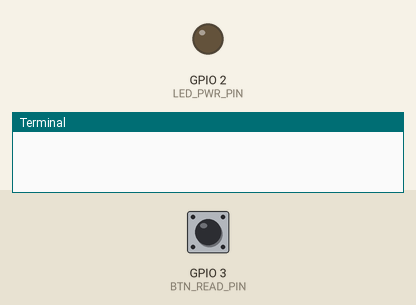
Simulated run of this program. Board: Raspberry Pi (BCM pin numbers). On the bench: output pins drawn as LEDs (lit = HIGH), the last lines printed to the terminal. The test bench sets the inputs (shaded band); at power-on: GPIO 3 (BTN_READ_PIN) HIGH.

Above: at 1.2 s.
1.3 s: GPIO 3 (BTN_READ_PIN) pulled LOW for 0.3 s
At 1.62 s:
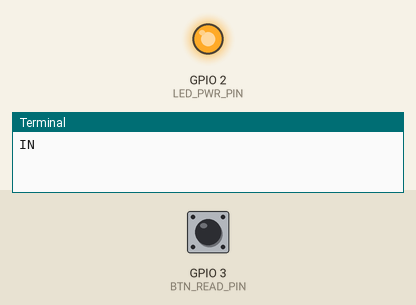
3.2 s: GPIO 3 (BTN_READ_PIN) pulled LOW for 3.2 s
At 7.0 s:
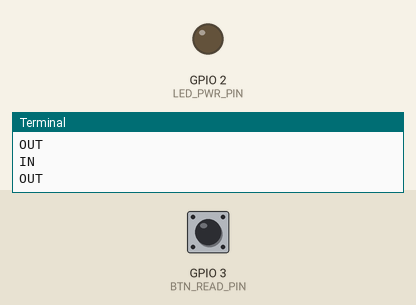
Timing chart, 0 to 8.5 s (numbered marks = the images above; inputs shaded):
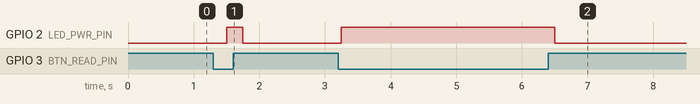

The program:

test-gpio.py
```python
import RPi.GPIO as GPIO
from time import sleep

BTN_READ_PIN = 3
LED_PWR_PIN = 2

GPIO.setwarnings(False)
GPIO.setmode(GPIO.BCM)

GPIO.setup(BTN_READ_PIN, GPIO.IN)
GPIO.setup(LED_PWR_PIN, GPIO.OUT)

previous_state = None
cur_state = None
while True:
    if GPIO.input(BTN_READ_PIN) == 1:
        cur_state = "OUT"
        GPIO.output(LED_PWR_PIN, False)
    else:
        cur_state = "IN"
        GPIO.output(LED_PWR_PIN, True)

    if previous_state is not None and previous_state != cur_state:
        print(cur_state)

    previous_state = cur_state
    sleep(0.25)
```

Measured:
- after the input at 1.3 s, GPIO 2 (LED_PWR_PIN): LOW → HIGH after 0.20 s, → LOW 0.25 s later
- after the input at 3.2 s, GPIO 2 (LED_PWR_PIN): LOW → HIGH after 0.05 s, → LOW 3.3 s later
